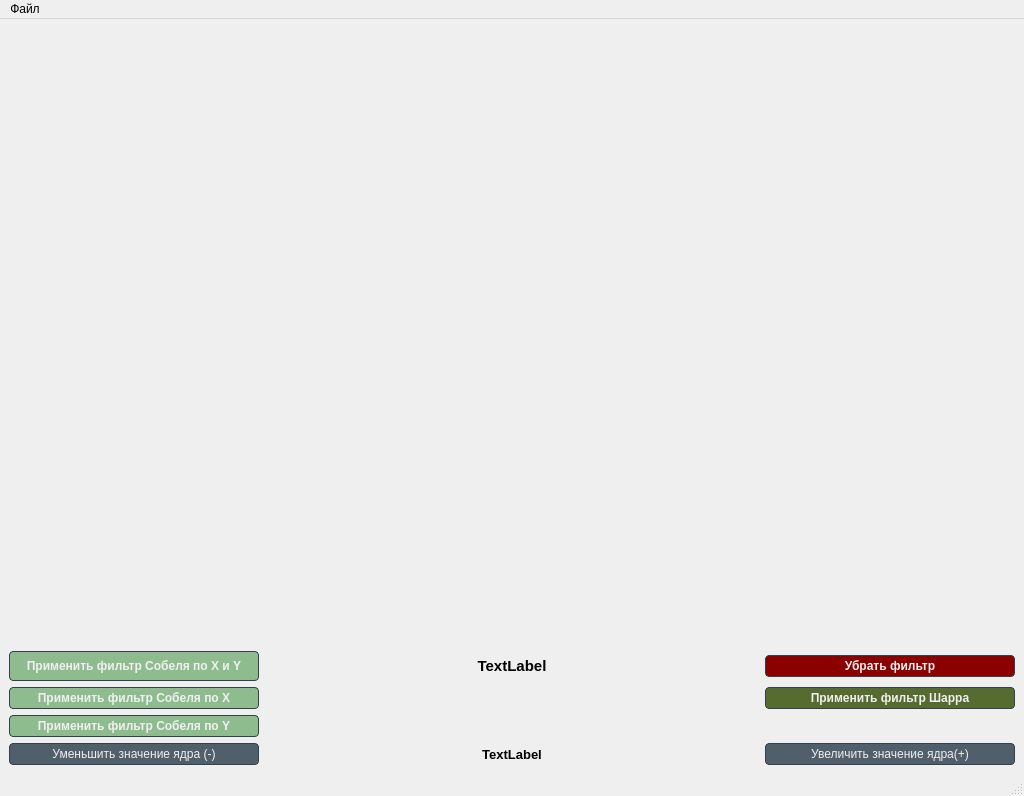
<?xml version="1.0" encoding="UTF-8"?>
<ui version="4.0">
 <class>MainWindow</class>
 <widget class="QMainWindow" name="MainWindow">
  <property name="geometry">
   <rect>
    <x>0</x>
    <y>0</y>
    <width>1024</width>
    <height>796</height>
   </rect>
  </property>
  <property name="sizePolicy">
   <sizepolicy hsizetype="Expanding" vsizetype="Expanding">
    <horstretch>0</horstretch>
    <verstretch>0</verstretch>
   </sizepolicy>
  </property>
  <property name="minimumSize">
   <size>
    <width>500</width>
    <height>500</height>
   </size>
  </property>
  <property name="windowTitle">
   <string>Visualizator 3000</string>
  </property>
  <property name="styleSheet">
   <string notr="true"/>
  </property>
  <widget class="QWidget" name="centralwidget">
   <property name="enabled">
    <bool>true</bool>
   </property>
   <layout class="QVBoxLayout" name="verticalLayout">
    <item>
     <widget class="QLabel" name="label_3">
      <property name="text">
       <string/>
      </property>
     </widget>
    </item>
    <item>
     <layout class="QHBoxLayout" name="horizontalLayout">
      <item>
       <layout class="QGridLayout" name="gridLayout">
        <property name="sizeConstraint">
         <enum>QLayout::SetDefaultConstraint</enum>
        </property>
        <item row="2" column="0">
         <widget class="QPushButton" name="pushButton_4">
          <property name="minimumSize">
           <size>
            <width>88</width>
            <height>0</height>
           </size>
          </property>
          <property name="font">
           <font>
            <pointsize>9</pointsize>
            <weight>75</weight>
            <bold>true</bold>
           </font>
          </property>
          <property name="styleSheet">
           <string notr="true">QPushButton {
  background-color: #8FBC8F;
  border: 1px solid #32414B;
  color: #F0F0F0;
  border-radius: 4px;
  padding: 3px;
  outline: none;
  /* Issue #194 - Special case of QPushButton inside dialogs, for better UI */
  min-width: 80px;
}

QPushButton:disabled {
  background-color: #32414B;
  border: 1px solid #32414B;
  color: #787878;
  border-radius: 4px;
  padding: 3px;
}

QPushButton:checked {
  background-color: #32414B;
  border: 1px solid #32414B;
  border-radius: 4px;
  padding: 3px;
  outline: none;
}

QPushButton:checked:disabled {
  background-color: #19232D;
  border: 1px solid #32414B;
  color: #787878;
  border-radius: 4px;
  padding: 3px;
  outline: none;
}

QPushButton:checked:selected {
  background: #1464A0;
  color: #32414B;
}

QPushButton::menu-indicator {
  subcontrol-origin: padding;
  subcontrol-position: bottom right;
  bottom: 4px;
}

QPushButton:pressed {
  background-color: #19232D;
  border: 1px solid #19232D;
}

QPushButton:pressed:hover {
  border: 1px solid #148CD2;
}

QPushButton:hover {
  border: 1px solid #148CD2;
  color: #F0F0F0;
}

QPushButton:selected {
  background: #1464A0;
  color: #32414B;
}

QPushButton:hover {
  border: 1px solid #148CD2;
  color: #F0F0F0;
}

QPushButton:focus {
  border: 1px solid #1464A0;
}</string>
          </property>
          <property name="text">
           <string>Применить фильтр Собеля по Y</string>
          </property>
         </widget>
        </item>
        <item row="0" column="2">
         <widget class="QPushButton" name="pushButton_2">
          <property name="maximumSize">
           <size>
            <width>250</width>
            <height>16777215</height>
           </size>
          </property>
          <property name="font">
           <font>
            <pointsize>9</pointsize>
            <weight>75</weight>
            <bold>true</bold>
           </font>
          </property>
          <property name="styleSheet">
           <string notr="true">QPushButton {
  background-color: #8B0000;
  border: 1px solid #32414B;
  color: #F0F0F0;
  border-radius: 4px;
  padding: 3px;
  outline: none;
  /* Issue #194 - Special case of QPushButton inside dialogs, for better UI */
  min-width: 80px;
}

QPushButton:disabled {
  background-color: #32414B;
  border: 1px solid #32414B;
  color: #787878;
  border-radius: 4px;
  padding: 3px;
}

QPushButton:checked {
  background-color: #32414B;
  border: 1px solid #32414B;
  border-radius: 4px;
  padding: 3px;
  outline: none;
}

QPushButton:checked:disabled {
  background-color: #19232D;
  border: 1px solid #32414B;
  color: #787878;
  border-radius: 4px;
  padding: 3px;
  outline: none;
}

QPushButton:checked:selected {
  background: #1464A0;
  color: #32414B;
}

QPushButton::menu-indicator {
  subcontrol-origin: padding;
  subcontrol-position: bottom right;
  bottom: 4px;
}

QPushButton:pressed {
  background-color: #19232D;
  border: 1px solid #19232D;
}

QPushButton:pressed:hover {
  border: 1px solid #148CD2;
}

QPushButton:hover {
  border: 1px solid #148CD2;
  color: #F0F0F0;
}

QPushButton:selected {
  background: #1464A0;
  color: #32414B;
}

QPushButton:hover {
  border: 1px solid #148CD2;
  color: #F0F0F0;
}

QPushButton:focus {
  border: 1px solid #1464A0;
}</string>
          </property>
          <property name="text">
           <string>Убрать фильтр</string>
          </property>
         </widget>
        </item>
        <item row="0" column="0">
         <widget class="QPushButton" name="pushButton">
          <property name="minimumSize">
           <size>
            <width>88</width>
            <height>30</height>
           </size>
          </property>
          <property name="font">
           <font>
            <pointsize>9</pointsize>
            <weight>75</weight>
            <bold>true</bold>
           </font>
          </property>
          <property name="styleSheet">
           <string notr="true">QPushButton {
  background-color: #8FBC8F;
  border: 1px solid #32414B;
  color: #F0F0F0;
  border-radius: 4px;
  padding: 3px;
  outline: none;
  /* Issue #194 - Special case of QPushButton inside dialogs, for better UI */
  min-width: 80px;
}

QPushButton:disabled {
  background-color: #32414B;
  border: 1px solid #32414B;
  color: #787878;
  border-radius: 4px;
  padding: 3px;
}

QPushButton:checked {
  background-color: #32414B;
  border: 1px solid #32414B;
  border-radius: 4px;
  padding: 3px;
  outline: none;
}

QPushButton:checked:disabled {
  background-color: #19232D;
  border: 1px solid #32414B;
  color: #787878;
  border-radius: 4px;
  padding: 3px;
  outline: none;
}

QPushButton:checked:selected {
  background: #1464A0;
  color: #32414B;
}

QPushButton::menu-indicator {
  subcontrol-origin: padding;
  subcontrol-position: bottom right;
  bottom: 4px;
}

QPushButton:pressed {
  background-color: #19232D;
  border: 1px solid #19232D;
}

QPushButton:pressed:hover {
  border: 1px solid #148CD2;
}

QPushButton:hover {
  border: 1px solid #148CD2;
  color: #F0F0F0;
}

QPushButton:selected {
  background: #1464A0;
  color: #32414B;
}

QPushButton:hover {
  border: 1px solid #148CD2;
  color: #F0F0F0;
}

QPushButton:focus {
  border: 1px solid #1464A0;
}</string>
          </property>
          <property name="text">
           <string>Применить фильтр Собеля по X и Y</string>
          </property>
         </widget>
        </item>
        <item row="4" column="0">
         <widget class="QPushButton" name="pushButton_5">
          <property name="maximumSize">
           <size>
            <width>250</width>
            <height>16777215</height>
           </size>
          </property>
          <property name="toolTip">
           <string>Для применения изменений перезагрузите изображение в программу</string>
          </property>
          <property name="styleSheet">
           <string notr="true">QPushButton {
  background-color: #505F69;
  border: 1px solid #32414B;
  color: #F0F0F0;
  border-radius: 4px;
  padding: 3px;
  outline: none;
  /* Issue #194 - Special case of QPushButton inside dialogs, for better UI */
  min-width: 80px;
}

QPushButton:disabled {
  background-color: #32414B;
  border: 1px solid #32414B;
  color: #787878;
  border-radius: 4px;
  padding: 3px;
}

QPushButton:checked {
  background-color: #32414B;
  border: 1px solid #32414B;
  border-radius: 4px;
  padding: 3px;
  outline: none;
}

QPushButton:checked:disabled {
  background-color: #19232D;
  border: 1px solid #32414B;
  color: #787878;
  border-radius: 4px;
  padding: 3px;
  outline: none;
}

QPushButton:checked:selected {
  background: #1464A0;
  color: #32414B;
}

QPushButton::menu-indicator {
  subcontrol-origin: padding;
  subcontrol-position: bottom right;
  bottom: 4px;
}

QPushButton:pressed {
  background-color: #19232D;
  border: 1px solid #19232D;
}

QPushButton:pressed:hover {
  border: 1px solid #148CD2;
}

QPushButton:hover {
  border: 1px solid #148CD2;
  color: #F0F0F0;
}

QPushButton:selected {
  background: #1464A0;
  color: #32414B;
}

QPushButton:hover {
  border: 1px solid #148CD2;
  color: #F0F0F0;
}

QPushButton:focus {
  border: 1px solid #1464A0;
}</string>
          </property>
          <property name="text">
           <string>Уменьшить значение ядра (-)</string>
          </property>
         </widget>
        </item>
        <item row="4" column="1">
         <widget class="QLabel" name="label_2">
          <property name="font">
           <font>
            <pointsize>10</pointsize>
            <weight>75</weight>
            <bold>true</bold>
           </font>
          </property>
          <property name="text">
           <string>TextLabel</string>
          </property>
          <property name="alignment">
           <set>Qt::AlignCenter</set>
          </property>
         </widget>
        </item>
        <item row="1" column="0">
         <widget class="QPushButton" name="pushButton_3">
          <property name="minimumSize">
           <size>
            <width>88</width>
            <height>0</height>
           </size>
          </property>
          <property name="font">
           <font>
            <pointsize>9</pointsize>
            <weight>75</weight>
            <bold>true</bold>
           </font>
          </property>
          <property name="styleSheet">
           <string notr="true">QPushButton {
  background-color: #8FBC8F;
  border: 1px solid #32414B;
  color: #F0F0F0;
  border-radius: 4px;
  padding: 3px;
  outline: none;
  /* Issue #194 - Special case of QPushButton inside dialogs, for better UI */
  min-width: 80px;
}

QPushButton:disabled {
  background-color: #32414B;
  border: 1px solid #32414B;
  color: #787878;
  border-radius: 4px;
  padding: 3px;
}

QPushButton:checked {
  background-color: #32414B;
  border: 1px solid #32414B;
  border-radius: 4px;
  padding: 3px;
  outline: none;
}

QPushButton:checked:disabled {
  background-color: #19232D;
  border: 1px solid #32414B;
  color: #787878;
  border-radius: 4px;
  padding: 3px;
  outline: none;
}

QPushButton:checked:selected {
  background: #1464A0;
  color: #32414B;
}

QPushButton::menu-indicator {
  subcontrol-origin: padding;
  subcontrol-position: bottom right;
  bottom: 4px;
}

QPushButton:pressed {
  background-color: #19232D;
  border: 1px solid #19232D;
}

QPushButton:pressed:hover {
  border: 1px solid #148CD2;
}

QPushButton:hover {
  border: 1px solid #148CD2;
  color: #F0F0F0;
}

QPushButton:selected {
  background: #1464A0;
  color: #32414B;
}

QPushButton:hover {
  border: 1px solid #148CD2;
  color: #F0F0F0;
}

QPushButton:focus {
  border: 1px solid #1464A0;
}</string>
          </property>
          <property name="text">
           <string>Применить фильтр Собеля по X</string>
          </property>
         </widget>
        </item>
        <item row="4" column="2">
         <widget class="QPushButton" name="pushButton_6">
          <property name="toolTip">
           <string>Для применения изменений перезагрузите изображение в программу</string>
          </property>
          <property name="styleSheet">
           <string notr="true">QPushButton {
  background-color: #505F69;
  border: 1px solid #32414B;
  color: #F0F0F0;
  border-radius: 4px;
  padding: 3px;
  outline: none;
  /* Issue #194 - Special case of QPushButton inside dialogs, for better UI */
  min-width: 80px;
}

QPushButton:disabled {
  background-color: #32414B;
  border: 1px solid #32414B;
  color: #787878;
  border-radius: 4px;
  padding: 3px;
}

QPushButton:checked {
  background-color: #32414B;
  border: 1px solid #32414B;
  border-radius: 4px;
  padding: 3px;
  outline: none;
}

QPushButton:checked:disabled {
  background-color: #19232D;
  border: 1px solid #32414B;
  color: #787878;
  border-radius: 4px;
  padding: 3px;
  outline: none;
}

QPushButton:checked:selected {
  background: #1464A0;
  color: #32414B;
}

QPushButton::menu-indicator {
  subcontrol-origin: padding;
  subcontrol-position: bottom right;
  bottom: 4px;
}

QPushButton:pressed {
  background-color: #19232D;
  border: 1px solid #19232D;
}

QPushButton:pressed:hover {
  border: 1px solid #148CD2;
}

QPushButton:hover {
  border: 1px solid #148CD2;
  color: #F0F0F0;
}

QPushButton:selected {
  background: #1464A0;
  color: #32414B;
}

QPushButton:hover {
  border: 1px solid #148CD2;
  color: #F0F0F0;
}

QPushButton:focus {
  border: 1px solid #1464A0;
}</string>
          </property>
          <property name="text">
           <string>Увеличить значение ядра(+)</string>
          </property>
         </widget>
        </item>
        <item row="1" column="2">
         <widget class="QPushButton" name="pushButton_7">
          <property name="font">
           <font>
            <pointsize>9</pointsize>
            <weight>75</weight>
            <bold>true</bold>
           </font>
          </property>
          <property name="styleSheet">
           <string notr="true">QPushButton {
  background-color: #556B2F;
  border: 1px solid #32414B;
  color: #F0F0F0;
  border-radius: 4px;
  padding: 3px;
  outline: none;
  /* Issue #194 - Special case of QPushButton inside dialogs, for better UI */
  min-width: 80px;
}

QPushButton:disabled {
  background-color: #32414B;
  border: 1px solid #32414B;
  color: #787878;
  border-radius: 4px;
  padding: 3px;
}

QPushButton:checked {
  background-color: #32414B;
  border: 1px solid #32414B;
  border-radius: 4px;
  padding: 3px;
  outline: none;
}

QPushButton:checked:disabled {
  background-color: #19232D;
  border: 1px solid #32414B;
  color: #787878;
  border-radius: 4px;
  padding: 3px;
  outline: none;
}

QPushButton:checked:selected {
  background: #1464A0;
  color: #32414B;
}

QPushButton::menu-indicator {
  subcontrol-origin: padding;
  subcontrol-position: bottom right;
  bottom: 4px;
}

QPushButton:pressed {
  background-color: #19232D;
  border: 1px solid #19232D;
}

QPushButton:pressed:hover {
  border: 1px solid #148CD2;
}

QPushButton:hover {
  border: 1px solid #148CD2;
  color: #F0F0F0;
}

QPushButton:selected {
  background: #1464A0;
  color: #32414B;
}

QPushButton:hover {
  border: 1px solid #148CD2;
  color: #F0F0F0;
}

QPushButton:focus {
  border: 1px solid #1464A0;
}</string>
          </property>
          <property name="text">
           <string>Применить фильтр Шарра</string>
          </property>
         </widget>
        </item>
        <item row="0" column="1">
         <widget class="QLabel" name="label">
          <property name="font">
           <font>
            <family>MS Shell Dlg 2</family>
            <pointsize>11</pointsize>
            <weight>75</weight>
            <bold>true</bold>
           </font>
          </property>
          <property name="text">
           <string>TextLabel</string>
          </property>
          <property name="alignment">
           <set>Qt::AlignCenter</set>
          </property>
         </widget>
        </item>
       </layout>
      </item>
     </layout>
    </item>
   </layout>
  </widget>
  <widget class="QMenuBar" name="menubar">
   <property name="geometry">
    <rect>
     <x>0</x>
     <y>0</y>
     <width>1024</width>
     <height>21</height>
    </rect>
   </property>
   <widget class="QMenu" name="menu">
    <property name="title">
     <string>Файл</string>
    </property>
    <widget class="QMenu" name="menu_2">
     <property name="title">
      <string>Сохранить</string>
     </property>
     <addaction name="action_X_Y"/>
     <addaction name="action_3"/>
     <addaction name="action_Y"/>
     <addaction name="action_4"/>
    </widget>
    <addaction name="action"/>
    <addaction name="menu_2"/>
   </widget>
   <addaction name="menu"/>
  </widget>
  <widget class="QStatusBar" name="statusbar"/>
  <action name="action">
   <property name="text">
    <string>Загрузить</string>
   </property>
  </action>
  <action name="action_3">
   <property name="text">
    <string>Фильтр собеля по Х</string>
   </property>
  </action>
  <action name="action_Y">
   <property name="text">
    <string>Фильтр Собеля по Y</string>
   </property>
  </action>
  <action name="action_X_Y">
   <property name="text">
    <string>Фильтр Собеля по X и Y</string>
   </property>
  </action>
  <action name="action_4">
   <property name="text">
    <string>Фильтр Шарра</string>
   </property>
  </action>
 </widget>
 <resources/>
 <connections/>
</ui>
